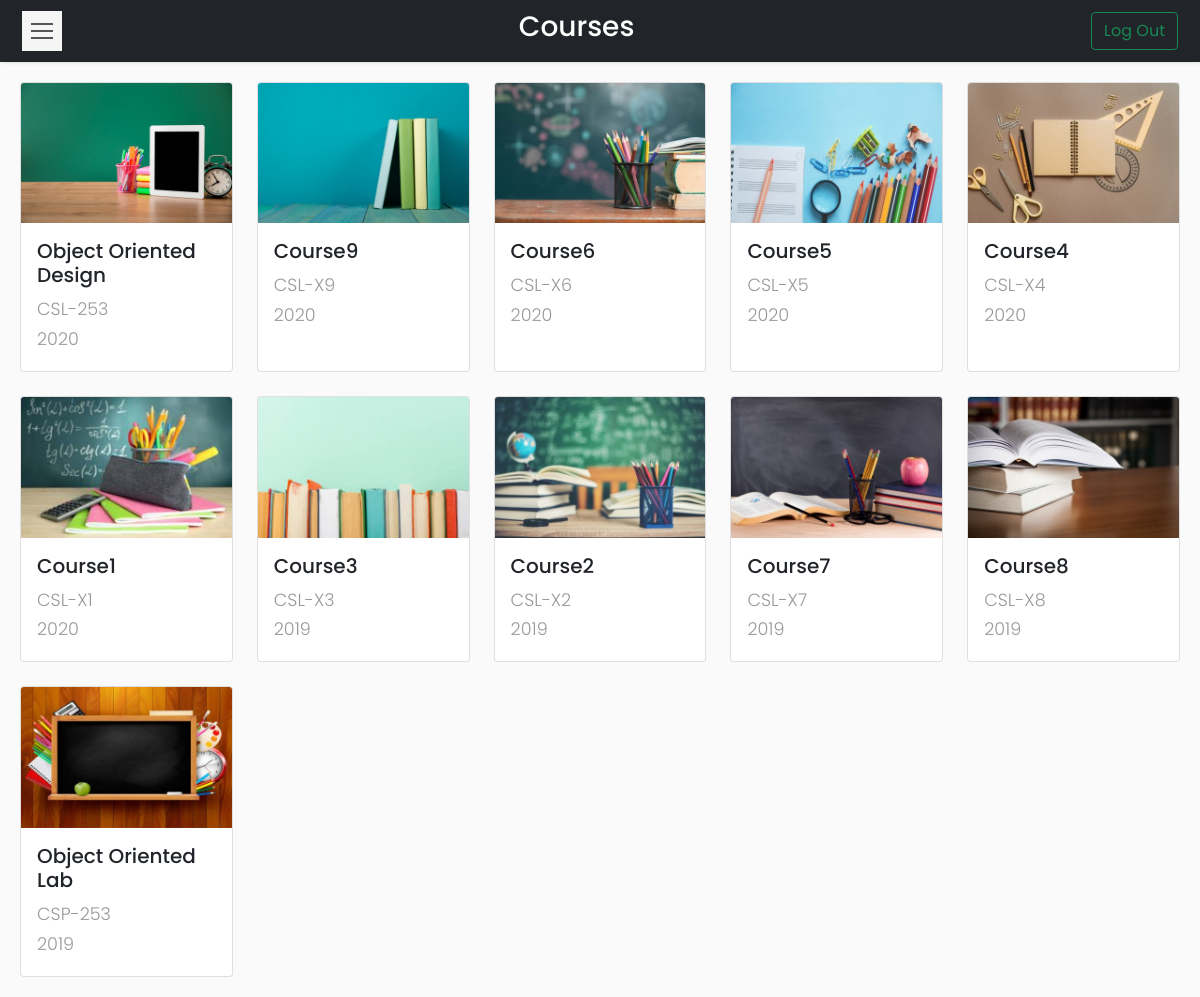
Screenshot of /Codes/dashboard.php (signed in) with the database file from the repository.
### tables this page shows
CREATE TABLE `courses` (
  `id` int(11) NOT NULL,
  `course_name` varchar(50) NOT NULL,
  `course_code` varchar(20) NOT NULL,
  `semester` varchar(25) NOT NULL,
  `batch` varchar(20) NOT NULL
);

### Codes/dashboard.php (the view, shortened to what this page needs)
<?php
if (isset($_SESSION['id'])) {
    require_once __DIR__ . '/connection/connect.php';
    $id = $_SESSION['id'];
?>
    <!DOCTYPE html>
    <html>
    <head>
        <link rel="stylesheet" href="css/bootstrap.min.css" />
        <link rel="stylesheet" href="css/custom.css" />
    </head>
    <body>
        <nav class="navbar navbar-light bg-dark">
            <div class="container-fluid">
                <button type="button" id="sidebarCollapse" class="navbar-btn">
                    <span></span>
                    <span></span>
                    <span></span>
                </button>
                <span class="text-white h3">Courses</span>
                <form class="d-flex">
                    <a href="logout.php">
                        <button class="btn btn-outline-success" type="button">Log Out</button>
                    </a>
                </form>
            </div>
        </nav>
        <div class="wrapper">
            <div id="content">
                <div class="row row-cols-1 row-cols-md-5 g-4">
                    <?php
                    $sql = "SELECT course_name,course_code,batch FROM courses WHERE id=$id ORDER BY batch DESC";
                    $result = $conn->query($sql);
                    $i = 1;
                    while ($row = $result->fetch_assoc()) {
                    ?>
                        <div class="col">
                            <a href="coursetable.php?course=<?php echo $row['course_code']; ?>">
                                <div class="card h-100">
                                    <img src="images/img<?php echo $i ?>.jpg" class="card-img-top" alt="Course Image">
                                    <div class="card-body">
                                        <h5 class="card-title"><?php echo $row['course_name'] ?></h5>
                                        <p class="card-text"><?php echo $row['course_code'] ?><br><?php echo $row['batch'] ?></p>
                                    </div>
                                </div>
                            </a>
                        </div>
                    <?php
                        if ($i == 11) {
                            $i = 0;
                        }
                        $i++;
                    } ?>
                </div>
            </div>
        </div>
    <?php
} else {
    header('Location: index.php?error=INVALID USER');
    exit();
}
    ?>
    </body>
    </html>

### Codes/css/custom.css (style rules this page uses)
body { font-family: 'Poppins', sans-serif; background: #fafafa; }
p { font-family: 'Poppins', sans-serif; font-size: 1.1em; font-weight: 300; line-height: 1.7em; color: #999; }
a, a:hover, a:focus { color: inherit; text-decoration: none; transition: all 0.3s; }
.navbar { padding: 10px 10px; background: #fff; border: none; border-radius: 5; margin-bottom: 0px; box-shadow: 1px 1px 3px rgba(0, 0, 0, 0.1); }
.navbar-btn { box-shadow: none; outline: none !important; border: none; }
.wrapper { display: flex; width: 100%; align-items: stretch; perspective: 1500px; }
#content { width: 100%; padding: 20px; min-height: 100vh; transition: all 0.3s; }
#sidebarCollapse { width: 40px; height: 40px; background: #f5f5f5; cursor: pointer; }
#sidebarCollapse span { width: 80%; height: 2px; margin: 0 auto; display: block; background: #555; transition: all 0.8s cubic-bezier(0.810, -0.330, 0.345, 1.375); transition-delay: 0.2s; }
#sidebarCollapse span:first-of-type { transform: rotate(45deg) translate(2px, 2px); }
#sidebarCollapse span:nth-of-type(2) { opacity: 0; }
#sidebarCollapse span:last-of-type { transform: rotate(-45deg) translate(1px, -1px); }
@media (max-width: 10000px) { #sidebarCollapse span:first-of-type, #sidebarCollapse span:nth-of-type(2), #sidebarCollapse span:last-of-type { transform: none; opacity: 1; margin: 5px auto; } }
.card { transition: all 0.5s ease; }

### rows the page displays
courses: shows a picture, course_name "Object Oriented Design", course_code "CSL-253", batch "2020"
courses: shows a picture, course_name "Course9", course_code "CSL-X9", batch "2020"
courses: shows a picture, course_name "Course6", course_code "CSL-X6", batch "2020"
courses: shows a picture, course_name "Course5", course_code "CSL-X5", batch "2020"
courses: shows a picture, course_name "Course4", course_code "CSL-X4", batch "2020"
courses: shows a picture, course_name "Course1", course_code "CSL-X1", batch "2020"
courses: shows a picture, course_name "Course3", course_code "CSL-X3", batch "2019"
courses: shows a picture, course_name "Course2", course_code "CSL-X2", batch "2019"
courses: shows a picture, course_name "Course7", course_code "CSL-X7", batch "2019"
courses: shows a picture, course_name "Course8", course_code "CSL-X8", batch "2019"
courses: shows a picture, course_name "Object Oriented Lab", course_code "CSP-253", batch "2019"
